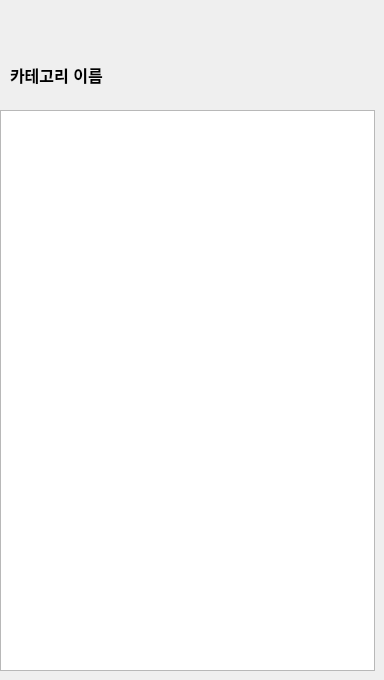
     <widget class="QWidget" name="page_2">
      <widget class="QPushButton" name="Btn_Marcket_Bascket">
       <property name="geometry">
        <rect>
         <x>315</x>
         <y>0</y>
         <width>50</width>
         <height>50</height>
        </rect>
       </property>
       <property name="cursor">
        <cursorShape>PointingHandCursor</cursorShape>
       </property>
       <property name="styleSheet">
        <string notr="true">border-image: url(:/Image/Baskcet.png);</string>
       </property>
       <property name="text">
        <string/>
       </property>
       <property name="iconSize">
        <size>
         <width>50</width>
         <height>50</height>
        </size>
       </property>
       <property name="flat">
        <bool>true</bool>
       </property>
      </widget>
      <widget class="QLabel" name="lb_Categoryname">
       <property name="geometry">
        <rect>
         <x>10</x>
         <y>55</y>
         <width>361</width>
         <height>40</height>
        </rect>
       </property>
       <property name="font">
        <font>
         <pointsize>12</pointsize>
         <bold>true</bold>
        </font>
       </property>
       <property name="text">
        <string>카테고리 이름</string>
       </property>
      </widget>
      <widget class="QLabel" name="lb_Image_Logo">
       <property name="geometry">
        <rect>
         <x>50</x>
         <y>0</y>
         <width>110</width>
         <height>50</height>
        </rect>
       </property>
       <property name="styleSheet">
        <string notr="true">border-image: url(:/Image/delivery.png);</string>
       </property>
       <property name="text">
        <string/>
       </property>
       <property name="alignment">
        <set>Qt::AlignCenter</set>
       </property>
      </widget>
      <widget class="QPushButton" name="Btn_Marcket_Back">
       <property name="geometry">
        <rect>
         <x>0</x>
         <y>0</y>
         <width>50</width>
         <height>50</height>
        </rect>
       </property>
       <property name="styleSheet">
        <string notr="true">border-image: url(:/Image/Back_2.png);</string>
       </property>
       <property name="text">
        <string/>
       </property>
       <property name="iconSize">
        <size>
         <width>50</width>
         <height>50</height>
        </size>
       </property>
       <property name="flat">
        <bool>true</bool>
       </property>
      </widget>
      <widget class="QPushButton" name="Btn_Marcket_home">
       <property name="geometry">
        <rect>
         <x>265</x>
         <y>0</y>
         <width>50</width>
         <height>50</height>
        </rect>
       </property>
       <property name="cursor">
        <cursorShape>PointingHandCursor</cursorShape>
       </property>
       <property name="styleSheet">
        <string notr="true">border-image: url(:/Image/HOME.png);</string>
       </property>
       <property name="text">
        <string/>
       </property>
       <property name="iconSize">
        <size>
         <width>50</width>
         <height>50</height>
        </size>
       </property>
       <property name="flat">
        <bool>true</bool>
       </property>
      </widget>
      <widget class="QListWidget" name="listWidget_2">
       <property name="geometry">
        <rect>
         <x>0</x>
         <y>110</y>
         <width>375</width>
         <height>561</height>
        </rect>
       </property>
       <property name="font">
        <font>
         <pointsize>12</pointsize>
         <bold>true</bold>
        </font>
       </property>
       <property name="uniformItemSizes">
        <bool>false</bool>
       </property>
       <property name="selectionRectVisible">
        <bool>false</bool>
       </property>
      </widget>
     </widget>
